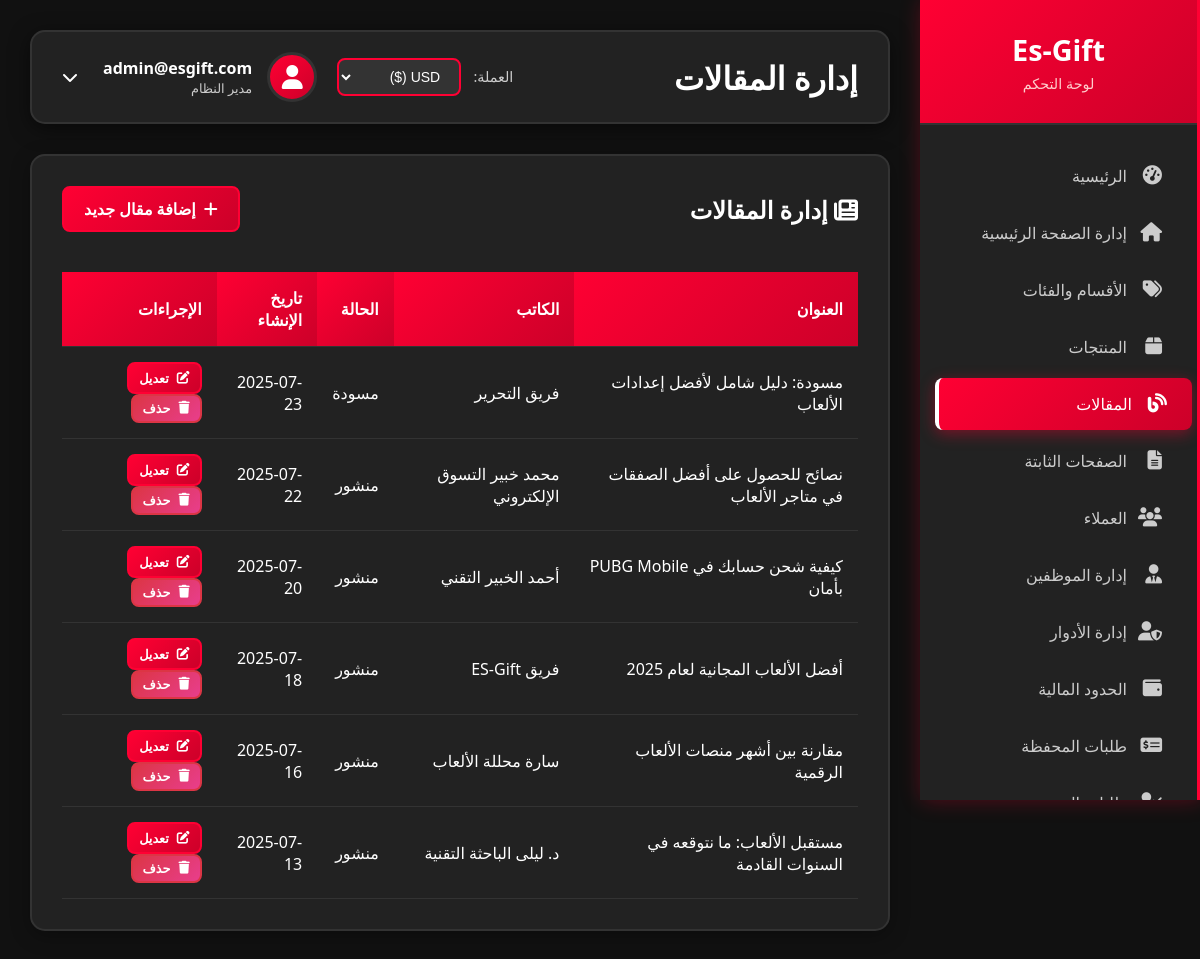
The app's page /admin/articles (signed in) with its own data.
### models.py (models this page shows)
class User(UserMixin, db.Model):
    id = db.Column(db.Integer, primary_key=True)
    username = db.Column(db.String(80), unique=True, nullable=True)  # اسم المستخدم
    email = db.Column(db.String(120), unique=True, nullable=False)
    password_hash = db.Column(db.String(120), nullable=False)
    full_name = db.Column(db.String(100))
    phone = db.Column(db.String(20))
    birth_date = db.Column(db.Date)
    nationality = db.Column(db.String(50))
    customer_type = db.Column(db.String(20), default='regular')  # regular, kyc, reseller
    kyc_status = db.Column(db.String(20), default='none')  # none, pending, approved, rejected
    google_id = db.Column(db.String(100), unique=True, nullable=True)  # Google ID
    profile_picture = db.Column(db.String(300))  # صورة البروفايل من Google
    is_verified = db.Column(db.Boolean, default=False)  # تم التحقق من الإيميل
    email_verification_token = db.Column(db.String(100), nullable=True)  # رمز التحقق من الإيميل
    email_verification_sent_at = db.Column(db.DateTime, nullable=True)  # وقت إرسال رمز التحقق
    document_type = db.Column(db.String(50))  # national_id, passport, driver_license
    id_front_image = db.Column(db.String(200))
    id_back_image = db.Column(db.String(200))
    selfie_image = db.Column(db.String(200))
    passport_image = db.Column(db.String(200))
    driver_license_image = db.Column(db.String(200))
    face_photo_front = db.Column(db.String(200))
    face_photo_right = db.Column(db.String(200))
    face_photo_left = db.Column(db.String(200))
    is_admin = db.Column(db.Boolean, default=False)
    last_login = db.Column(db.DateTime)
    created_at = db.Column(db.DateTime, default=datetime.utcnow)
    preferred_currency = db.Column(db.String(3), default='USD')  # العملة المفضلة للمحفظة
    orders = db.relationship('Order', backref='user', lazy=True)

class Article(db.Model):
    id = db.Column(db.Integer, primary_key=True)
    title = db.Column(db.String(200), nullable=False)
    content = db.Column(db.Text, nullable=False)
    image_url = db.Column(db.String(200))
    author = db.Column(db.String(100))
    is_published = db.Column(db.Boolean, default=False)
    created_at = db.Column(db.DateTime, default=datetime.utcnow)

### admin_routes.py (the view)
@admin.route('/articles')
@login_required
def articles():
    if not current_user.is_admin:
        return redirect(url_for('main.index'))
    articles = Article.query.order_by(Article.created_at.desc()).all()
    return render_template('admin/articles.html', articles=articles)

### templates/admin/articles.html
{% extends "admin/base.html" %}
{% block page_title %}إدارة المقالات{% endblock %}
{% block content %}
<div class="content-card">
    <div style="display: flex; justify-content: space-between; align-items: center; margin-bottom: 20px;">
        <h2>
            <i class="fas fa-newspaper"></i>
            إدارة المقالات
        </h2>
        <a href="{{ url_for('admin.new_article') }}" class="btn btn-primary">
            <i class="fas fa-plus"></i>
            إضافة مقال جديد
        </a>
    </div>
    <div class="table-container">
        <table class="data-table">
            <thead>
                <tr>
                    <th>العنوان</th>
                    <th>الكاتب</th>
                    <th>الحالة</th>
                    <th>تاريخ الإنشاء</th>
                    <th>الإجراءات</th>
                </tr>
            </thead>
            <tbody>
                {% for article in articles %}
                <tr>
                    <td>{{ article.title }}</td>
                    <td>{{ article.author }}</td>
                    <td>
                        <span class="status-badge {{ 'status-approved' if article.is_published else 'status-pending' }}">
                            {{ 'منشور' if article.is_published else 'مسودة' }}
                        </span>
                    </td>
                    <td>{{ article.created_at.strftime('%Y-%m-%d') }}</td>
                    <td>
                        <a href="{{ url_for('admin.edit_article', article_id=article.id) }}" class="btn btn-primary btn-sm">
                            <i class="fas fa-edit"></i>
                            تعديل
                        </a>
                        <form method="POST" action="{{ url_for('admin.delete_article', article_id=article.id) }}"
                              style="display: inline;" onsubmit="return confirm('هل أنت متأكد من حذف هذا المقال؟')">
                            <button type="submit" class="btn btn-danger btn-sm">
                                <i class="fas fa-trash"></i>
                                حذف
                            </button>
                        </form>
                    </td>
                </tr>
                {% endfor %}
            </tbody>
        </table>
    </div>
</div>
{% endblock %}

### templates/admin/base.html (shortened to what this page needs)
<!DOCTYPE html>
<html lang="ar" dir="rtl">
<head>
    <link rel="stylesheet" href="https://cdnjs.cloudflare.com/ajax/libs/font-awesome/6.5.0/css/all.min.css">
</head>
<body>
    <div class="admin-container">
        <div class="sidebar" id="sidebar">
            <div class="sidebar-header">
                <h2>Es-Gift</h2>
                <p>لوحة التحكم</p>
            </div>
            <nav class="sidebar-nav">
                <div class="nav-item">
                    <a href="{{ url_for('admin.dashboard') }}" class="nav-link">
                        <i class="fas fa-tachometer-alt"></i>
                        الرئيسية
                    </a>
                </div>
                <div class="nav-item">
                    <a href="{{ url_for('admin.homepage_management') }}" class="nav-link">
                        <i class="fas fa-home"></i>
                        إدارة الصفحة الرئيسية
                    </a>
                </div>
                <div class="nav-item">
                    <a href="{{ url_for('admin.categories') }}" class="nav-link">
                        <i class="fas fa-tags"></i>
                        الأقسام والفئات
                    </a>
                </div>
                <div class="nav-item">
                    <a href="{{ url_for('admin.products') }}" class="nav-link">
                        <i class="fas fa-box"></i>
                        المنتجات
                    </a>
                </div>
                <div class="nav-item">
                    <a href="{{ url_for('admin.articles') }}" class="nav-link">
                        <i class="fas fa-blog"></i>
                        المقالات
                    </a>
                </div>
                <div class="nav-item">
                    <a href="{{ url_for('static_pages.static_pages') }}" class="nav-link">
                        <i class="fas fa-file-alt"></i>
                        الصفحات الثابتة
                    </a>
                </div>
                <div class="nav-item">
                    <a href="{{ url_for('admin.users') }}" class="nav-link">
                        <i class="fas fa-users"></i>
                        العملاء
                    </a>
                </div>
                <div class="nav-item">
                    <a href="{{ url_for('admin.employees') }}" class="nav-link">
                        <i class="fas fa-user-tie"></i>
                        إدارة الموظفين
                    </a>
                </div>
                <div class="nav-item">
                    <a href="{{ url_for('admin.roles_management') }}" class="nav-link">
                        <i class="fas fa-user-shield"></i>
                        إدارة الأدوار
                    </a>
                </div>
                <div class="nav-item">
                    <a href="{{ url_for('financial.user_limits_management') }}" class="nav-link">
                        <i class="fas fa-wallet"></i>
                        الحدود المالية
                    </a>
                </div>
                <div class="nav-item">
                    <a href="{{ url_for('admin_wallet.deposit_requests') }}" class="nav-link">
                        <i class="fas fa-money-check-alt"></i>
                        طلبات المحفظة
                    </a>
                </div>
                <div class="nav-item">
                    <a href="{{ url_for('admin.kyc_requests') }}" class="nav-link">
                        <i class="fas fa-user-check"></i>
                        طلبات التحقق
                    </a>
                </div>
            </nav>
        </div>
        <div class="main-content">
            <div class="top-bar">
                <h1 class="page-title">{% block page_title %}لوحة التحكم{% endblock %}</h1>
                <div style="display: flex; align-items: center; gap: 20px;">
                    <div class="currency-selector">
                        <label for="admin-currency" style="color: #ccc; margin-left: 8px; font-size: 0.9em;">العملة:</label>
                        <select id="admin-currency" onchange="changeCurrency(this.value)" style="
                            background-color: #333;
                            color: #fff;
                            border: 2px solid #ff0033;
                            border-radius: 8px;
                            padding: 8px 15px;
                            font-size: 14px;
                            cursor: pointer;
                            outline: none;
                            transition: all 0.3s ease;
                        ">
                            <option value="USD">USD ($)</option>
                        </select>
                    </div>
                    <div class="user-info" onclick="toggleUserMenu()" style="cursor: pointer; position: relative;">
                        <div class="user-avatar">
                            <i class="fas fa-user"></i>
                        </div>
                        <div>
                            <div style="font-weight: bold;">{{ current_user.email }}</div>
                            <div style="font-size: 0.8em; color: #ccc;">مدير النظام</div>
                        </div>
                        <i class="fas fa-chevron-down" style="margin-right: 10px; transition: transform 0.3s ease;" id="user-menu-arrow"></i>
                    </div>
                </div>
            </div>
            {% block content %}{% endblock %}
        </div>
    </div>
</body>
</html>

### templates/admin/base.html (style rules this page uses)
* { margin: 0; padding: 0; box-sizing: border-box; }
body { font-family: 'Segoe UI', Tahoma, Geneva, Verdana, sans-serif; background-color: #111; min-height: 100vh; color: #fff; }
.admin-container { display: flex; min-height: 100vh; }
.sidebar { width: 280px; background-color: #222; border-right: 3px solid #ff0033; box-shadow: 2px 0 20px rgba(255, 0, 51, 0.3); position: fixed; height: 100vh; overflow-y: auto; transition: transform 0.3s ease; }
.sidebar-header { padding: 30px 20px; text-align: center; border-bottom: 2px solid #333; background: linear-gradient(135deg, #ff0033, #cc0029); }
.sidebar-header h2 { color: #fff; font-size: 1.8em; margin-bottom: 5px; }
.sidebar-header p { color: #ffcccc; font-size: 0.9em; }
.sidebar-nav { padding: 20px 0; }
.nav-item { margin-bottom: 5px; }
.nav-link { display: flex; align-items: center; padding: 15px 25px; color: #ccc; text-decoration: none; transition: all 0.3s ease; border-left: 4px solid transparent; border-radius: 8px; margin: 5px 10px; }
.nav-link:hover, .nav-link.active { background: linear-gradient(135deg, #ff0033, #cc0029); color: white; border-left-color: #fff; transform: translateX(5px); box-shadow: 0 4px 15px rgba(255, 0, 51, 0.4); }
.nav-link i { margin-left: 15px; font-size: 1.2em; width: 20px; }
.main-content { flex: 1; margin-right: 280px; padding: 30px; }
.top-bar { background-color: #222; border: 2px solid #333; padding: 20px 30px; border-radius: 15px; margin-bottom: 30px; box-shadow: 0 5px 20px rgba(0, 0, 0, 0.5); display: flex; justify-content: space-between; align-items: center; }
.page-title { font-size: 2em; color: #fff; margin: 0; }
.user-info { display: flex; align-items: center; gap: 15px; }
.user-avatar { width: 50px; height: 50px; border-radius: 50%; background: linear-gradient(135deg, #ff0033, #cc0029); display: flex; align-items: center; justify-content: center; color: white; font-size: 1.5em; border: 3px solid #333; }
.user-info div { color: #fff; }
.user-info div:last-child { color: #ccc; }
.content-card { background-color: #222; border: 2px solid #333; border-radius: 15px; padding: 30px; margin-bottom: 30px; box-shadow: 0 5px 20px rgba(0, 0, 0, 0.3); }
.table-container { overflow-x: auto; }
.data-table { width: 100%; border-collapse: collapse; margin-top: 20px; }
.data-table th, .data-table td { padding: 15px; text-align: right; border-bottom: 1px solid #333; color: #fff; }
.data-table th { background: linear-gradient(135deg, #ff0033, #cc0029); color: white; font-weight: bold; }
.btn { padding: 10px 20px; border: none; border-radius: 8px; cursor: pointer; text-decoration: none; display: inline-flex; align-items: center; gap: 8px; font-weight: bold; transition: all 0.3s ease; }
.btn-primary { background: linear-gradient(135deg, #ff0033, #cc0029); color: white; border: 2px solid #ff0033; }
.btn-danger { background: linear-gradient(135deg, #dc3545, #e83e8c); color: white; border: 2px solid #dc3545; }
.btn-sm { padding: 5px 10px; font-size: 0.8em; }

### records on screen
User: email "admin@esgift.com"
Article: title "مسودة: دليل شامل لأفضل إعدادات الألعاب", author "فريق التحرير", is_published "مسودة", created_at "2025-07-23"
Article: title "نصائح للحصول على أفضل الصفقات في متاجر الألعاب", author "محمد خبير التسوق الإلكتروني", is_published "منشور", created_at "2025-07-22"
Article: title "كيفية شحن حسابك في PUBG Mobile بأمان", author "أحمد الخبير التقني", is_published "منشور", created_at "2025-07-20"
Article: title "أفضل الألعاب المجانية لعام 2025", author "فريق ES-Gift", is_published "منشور", created_at "2025-07-18"
Article: title "مقارنة بين أشهر منصات الألعاب الرقمية", author "سارة محللة الألعاب", is_published "منشور", created_at "2025-07-16"
Article: title "مستقبل الألعاب: ما نتوقعه في السنوات القادمة", author "د. ليلى الباحثة التقنية", is_published "منشور", created_at "2025-07-13"
